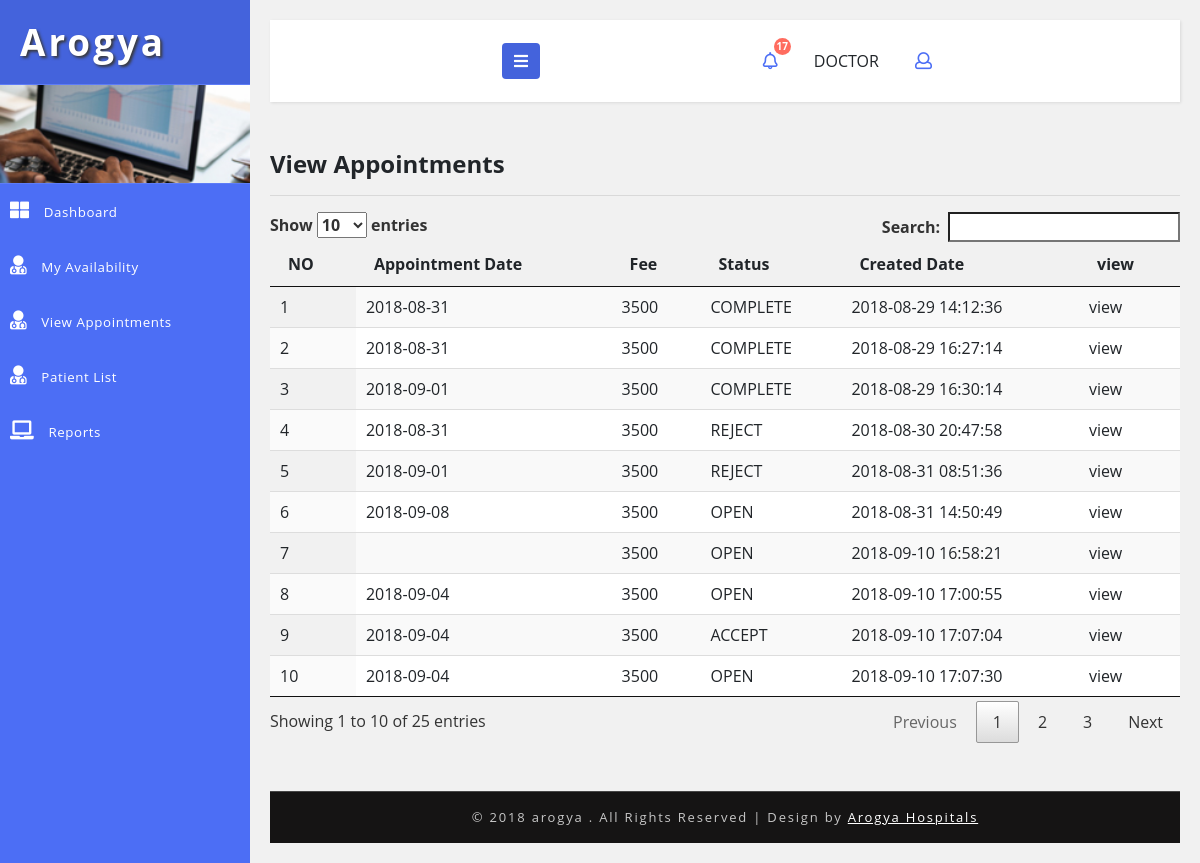
/doctor/appointment-list.php (signed in), run on the app's committed database.
### tables this page shows
CREATE TABLE `hms_doctor_appointment` (
  `id` int(5) NOT NULL AUTO_INCREMENT,
  `doctor_id` int(5) DEFAULT NULL,
  `patient_id` int(5) DEFAULT NULL,
  `appointment_date` varchar(30) DEFAULT NULL,
  `status_code` varchar(20) DEFAULT 'OPEN',
  `doctor_comment` text,
  `doctor_fee` int(5) DEFAULT NULL,
  `hospital_fee` int(5) DEFAULT NULL,
  `fee` int(5) DEFAULT NULL,
  `created_date` timestamp NOT NULL DEFAULT CURRENT_TIMESTAMP,
  `created_user` int(5) DEFAULT NULL,
  PRIMARY KEY (`id`)
);

### DB.php (called while the page is built, shortened)
<?php
function getDBConnection() {
    $servername = "localhost";
    $username = "root";
    $password = "123";
    $db = "hmsdb";
    $conn = mysqli_connect($servername, $username, $password, $db);
    if (!$conn) {
        die("Connection failed: " . mysqli_connect_error());
    } else {
        return $conn;
    }
}
function getData($sql) {
    $conn = getDBConnection();
    $result = mysqli_query($conn, $sql);
    if (mysqli_num_rows($result) > 0) {
        return $result;
    } else {
        return FALSE;
    }
}
?>

### doctor/appointment-list.php (the view, shortened to what this page needs)
<?php
include '../DB.php';
?>
<!DOCTYPE html>
<html lang="en">
    <head>
        <link rel="stylesheet" href="https://maxcdn.bootstrapcdn.com/bootstrap/3.3.7/css/bootstrap.min.css">
        <link rel="stylesheet" href="https://maxcdn.bootstrapcdn.com/font-awesome/4.7.0/css/font-awesome.min.css">
        <link href="../css/bootstrap.css" rel="stylesheet" type="text/css" media="all" />
        <link href="../css/style.css" rel="stylesheet" type="text/css" media="all" />
        <link rel="stylesheet" href="../css/style4.css">
        <link href="../css/fontawesome-all.css" rel="stylesheet">
    </head>
    <body>
        <div class="wrapper">
            <nav id="sidebar">
                <div class="sidebar-header">
                    <h1>
                        <a href="#">Arogya</a>
                    </h1>
                </div>
                <div class="profile-bg"></div>
                <?php
                include_once '../_tree_doctor.php';
                ?>
            </nav>
            <div id="content">
                <?php include_once '../_top_bar.php'; ?>
                <div class="blank-page-content">
                    <h4>  View Appointments </h4>
                    <hr>
                    <table id="example" class="display" cellspacing="0" width="100%">
                        <thead>
                            <tr>
                                <th>NO</th>
                                <th>Appointment Date</th>
                                <th>Fee</th>
                                <th>Status</th>
                                <th>Created Date</th>
                                <th><a href="">view</a></th>
                            </tr>
                        </thead>
                        <tbody>
                            <?php
                            $sql = "SELECT * FROM hms_doctor_appointment WHERE doctor_id = '" . $_SESSION['userbean']['id'] . "' ";
                            $data = getData($sql);
                            if ($data != null)
                                foreach ($data as $row) {
                                    ?>
                                    <tr>
                                        <td><?= $row['id']; ?></td>
                                        <td><?= $row['appointment_date']; ?></td>
                                        <td><?= $row['fee']; ?></td>
                                        <td><?= $row['status_code']; ?></td>
                                        <td><?= $row['created_date']; ?></td>
                                        <td><a href="appointment-view.php?id=<?= $row['id']; ?>">view</a></td>
                                    </tr>
                                    <?php
                                }
                            ?>
                        </tbody>
                    </table>
                    <link href="css/jquery.dataTables.min.css" rel="stylesheet" type="text/css"/>
                </div>
                <?php include '../_footer.php'; ?>
            </div>
        </div>
        <link href="../css/jquery.dataTables.min.css" rel="stylesheet" type="text/css"/>
    </body>
</html>

### css/style.css (style rules this page uses)
html, body { margin: 0; font-size: 100%; font-family: 'Open Sans', sans-serif; background: #fff; }
.blank-page-content { min-height: 480px; }
body a { text-decoration: none; transition: 0.5s all; -webkit-transition: 0.5s all; -moz-transition: 0.5s all; -o-transition: 0.5s all; -ms-transition: 0.5s all; }
h1, h2, h3, h4, h5, h6 { margin: 0; font-weight: 700; }
.profile-bg { border: 1px solid #5d7cf7; border-left: none; border-right: none; background: url(../images/menu1.jpg)no-repeat 0px 0px; -webkit-background-size: cover; -moz-background-size: cover; -o-background-size: cover; -ms-background-size: cover; background-size: cover; min-height: 100px; }

### css/style4.css (style rules this page uses)
body { font-family: 'Open Sans', sans-serif; background: #f1f1f1; }
a, a:hover, a:focus { color: inherit; text-decoration: none; transition: all 0.3s; }
.wrapper { display: flex; align-items: stretch; }
#sidebar { min-width: 250px; max-width: 250px; background: #4c6ef5; color: #fff; transition: all 0.3s; }
.sidebar-header h1 { font-size: 2.3em; letter-spacing: 3px; color: #fff; text-shadow: 2px 2px 3px #39393a; }
#sidebar .sidebar-header { padding: 20px; background: #4463dc; }
#content { padding: 20px; min-height: 100vh; transition: all 0.3s; overflow: hidden; width: 100%; }

### data on the page
hms_doctor_appointment: id "1", appointment_date "2018-08-31", fee "3500", status_code "COMPLETE", created_date "2018-08-29 14:12:36"
hms_doctor_appointment: id "2", appointment_date "2018-08-31", fee "3500", status_code "COMPLETE", created_date "2018-08-29 16:27:14"
hms_doctor_appointment: id "3", appointment_date "2018-09-01", fee "3500", status_code "COMPLETE", created_date "2018-08-29 16:30:14"
hms_doctor_appointment: id "4", appointment_date "2018-08-31", fee "3500", status_code "REJECT", created_date "2018-08-30 20:47:58"
hms_doctor_appointment: id "5", appointment_date "2018-09-01", fee "3500", status_code "REJECT", created_date "2018-08-31 08:51:36"
hms_doctor_appointment: id "6", appointment_date "2018-09-08", fee "3500", status_code "OPEN", created_date "2018-08-31 14:50:49"
hms_doctor_appointment: id "7", fee "3500", status_code "OPEN", created_date "2018-09-10 16:58:21"
hms_doctor_appointment: id "8", appointment_date "2018-09-04", fee "3500", status_code "OPEN", created_date "2018-09-10 17:00:55"
hms_doctor_appointment: id "9", appointment_date "2018-09-04", fee "3500", status_code "ACCEPT", created_date "2018-09-10 17:07:04"
hms_doctor_appointment: id "10", appointment_date "2018-09-04", fee "3500", status_code "OPEN", created_date "2018-09-10 17:07:30"

### other printed values
$value['cnt'] "17"
$_SESSION['userbean']['user_role'] "DOCTOR"
